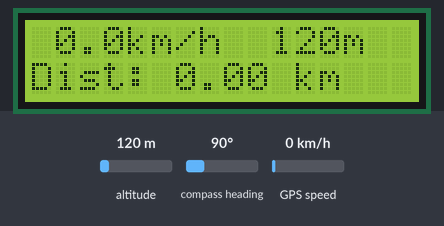
A sketch run on a simulated ESP32. On the bench: 16×2 character LCD. The inputs (shaded band) are chosen by the test bench; at power-on: altitude 120 m, GPS speed 0 km/h, compass heading 90°. The GPS gets a fix after 3 s at 37.7749, -122.4194 with 8 satellites; nothing arrives over Bluetooth unless stated; what the sketch prints to the serial monitor is not drawn.

Above: at 5.2 s.
5.3 s: altitude set to 20 m
At 8.8 s:
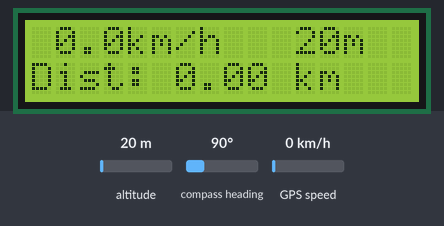
9.1 s: GPS speed set to 2 km/h
At 11.2 s:
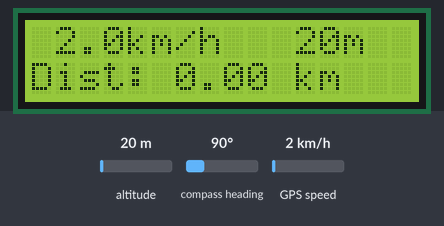
12.1 s: altitude set to 250 m
At 14.7 s:
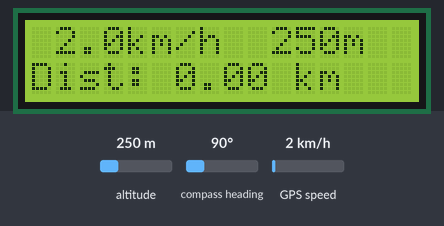
15.1 s: GPS speed set to 30 km/h
At 16.9 s:
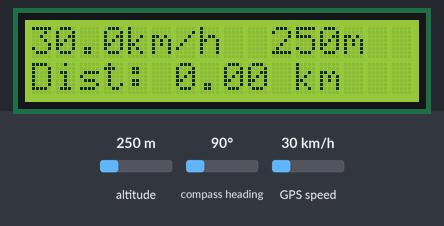
Timing chart, 0 to 18.4 s (numbered marks = the images above; inputs shaded):
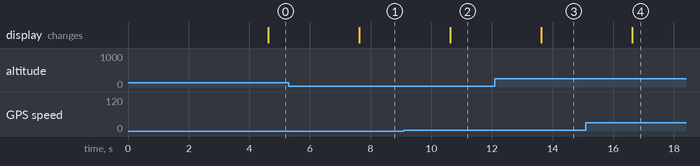

The sketch:

ESP32_main.ino
```cpp
// GPS Positioning through the NEO-7M GPS module. Communication via bluetooth, with JSON structure.
// This is a code for the ESP3 STEAMakers. It's meant to work with the Geofencing Application by Leo Sarria
#include <Wire.h>
#include <TinyGPSPlus.h>
#include <LiquidCrystal_I2C.h>
#include "BluetoothSerial.h"

// Hardware config
static const uint8_t GPS_RX_PIN = 16;   // (D5) RX of the ESP32 <- TX from GPS module
static const uint32_t GPS_BAUD   = 9600;

static const uint8_t LCD_ADDR = 0x27;
static const uint8_t LCD_COLS = 16;
static const uint8_t LCD_ROWS = 2;

HardwareSerial& GPSSerial = Serial2;
TinyGPSPlus gps;
LiquidCrystal_I2C lcd(LCD_ADDR, LCD_COLS, LCD_ROWS);
BluetoothSerial SerialBT;

double distancia_total_m   = 0.0;
uint32_t contador_muestras = 0;
double lat_prev = 0.0, lon_prev = 0.0;
const double VEL_MIN_KMH   = 4.0;

uint32_t t_last_ui = 0;
const uint32_t UI_PERIOD_MS = 1500;

static inline bool hasFix()
{
  if (!gps.location.isValid()) return false;
  if (gps.location.age() > 5000) return false;
  return true;
}

// Positioning State
static inline const char* clasificarEstado()
{
  if (!gps.location.isValid() || gps.location.age() > 5000) return "SEARCHING";
  int sats = gps.satellites.isValid() ? gps.satellites.value() : 0;
  double hdop = gps.hdop.isValid() ? gps.hdop.value() / 100.0 : 99.9;
  if (sats > 0 && (sats < 5 || hdop > 2.5)) return "UNSURE";
  return "FIXED";
}

static inline void gpsUpdate()
{
  while (GPSSerial.available())
    gps.encode(GPSSerial.read());
}

static inline double haversine(double lat1, double lon1, double lat2, double lon2)
{
  return TinyGPSPlus::distanceBetween(lat1, lon1, lat2, lon2); // metros
}

static void calcularDistanciaTotal()
{
  double vel = gps.speed.kmph();
  if (vel > VEL_MIN_KMH && gps.location.isValid())
  {
    double lat = gps.location.lat();
    double lon = gps.location.lng();
    if (contador_muestras > 0)
      distancia_total_m += haversine(lat_prev, lon_prev, lat, lon);
    lat_prev = lat;
    lon_prev = lon;
    ++contador_muestras;
  }
}

static void lcdWelcome()
{
  lcd.clear();
  lcd.setCursor(0, 0); lcd.print("Arduino ESP32");
  lcd.setCursor(0, 1); lcd.print("GPS listo");
  delay(3000);
}

static void lcdMostrarDatos()
{
  lcd.clear();
  const double vel = gps.speed.kmph();
  const double alt = gps.altitude.meters();
  lcd.setCursor(0, 0);
  char l1[17];
  snprintf(l1, sizeof(l1), "%4.1fkm/h %4dm", vel, (int)alt);
  lcd.print(l1);
  lcd.setCursor(0, 1);
  char l2[17];
  snprintf(l2, sizeof(l2), "Dist: %.2f km", distancia_total_m / 1000.0);
  lcd.print(l2);
}

static void lcdMostrarError()
{
  lcd.clear();
  lcd.setCursor(0, 0); lcd.print("Sin datos GPS");
  lcd.setCursor(0, 1); lcd.print("Esperando...");
}

static void consolaMostrarDatos()
{
  const char* estado = clasificarEstado();
  double vel = gps.speed.kmph();
  double alt = gps.altitude.meters();
  double lat = gps.location.isValid() ? gps.location.lat() : 0.0;
  double lon = gps.location.isValid() ? gps.location.lng() : 0.0;
  int    sats = gps.satellites.isValid() ? gps.satellites.value() : -1;
  double hdop = gps.hdop.isValid() ? gps.hdop.value() / 100.0 : -1.0;

  Serial.print(F("Estado: ")); Serial.print(estado);
  Serial.print(F(" | Vel: ")); Serial.print(vel, 2); Serial.print(F(" km/h"));
  Serial.print(F(" | Alt: ")); Serial.print((int)alt); Serial.print(F(" m"));
  Serial.print(F(" | Dist: ")); Serial.print(distancia_total_m / 1000.0, 3); Serial.print(F(" km"));
  Serial.print(F(" | Lat: ")); Serial.print(lat, 6);
  Serial.print(F(" | Lon: ")); Serial.print(lon, 6);
  Serial.print(F(" | Sats: ")); Serial.print(sats);
  Serial.print(F(" | HDOP: ")); Serial.println(hdop, 2);
}

// This sends via bluetooth a JSON message. Or via SERIAL if there's no bluetooth client.
static void btEnviarLineaJSON()
{
  char buf[256];
  const char* estado = clasificarEstado(); // This can send SEARCHING, UNSURE or FIXED
  bool locOK = gps.location.isValid() && gps.location.age() < 10000;
  double lat = locOK ? gps.location.lat() : 0.0;  // IMPORTANT! If there's no position fix, it will send lat= 0, lon= 0
  double lon = locOK ? gps.location.lng() : 0.0;
  double alt = gps.altitude.meters(); // Heigh (in metrs)
  double vel = gps.speed.kmph(); // Velocity (in km/s)
  int sats = gps.satellites.isValid() ? gps.satellites.value() : -1; // Connected satellites
  double hdop = gps.hdop.isValid() ? gps.hdop.value() / 100.0 : -1.0; // hdop
  snprintf(buf, sizeof(buf),
    "{\"ts\":%lu,\"estado\":\"%s\",\"lat\":%.6f,\"lon\":%.6f,\"alt\":%.1f,\"vel_kmh\":%.2f,\"sats\":%d,\"hdop\":%.2f}\n",
    (unsigned long)(millis()/1000UL),
    estado,
    lat,
    lon,
    alt,
    vel,
    sats,
    hdop
  );

  if (SerialBT.hasClient()) {
    SerialBT.print(buf);
  } else {
    // Sends via SERIAL
    Serial.print("[BT-inactivo] ");
    Serial.print(buf);
  }
}


void setup()
{
  Serial.begin(115200);

  GPSSerial.begin(GPS_BAUD, SERIAL_8N1, GPS_RX_PIN, -1);

// Bluetooth
  if (!SerialBT.begin("GPS-ESP32")) {
    Serial.println("Error: Bluetooth not initialized");
  } else {
    Serial.println("Bluetooth SPP iniciated: GPS-ESP32");
  }

  // I2C and LCD
  Wire.begin(21, 22);
  lcd.init();
  lcd.backlight();
  lcdWelcome();

  distancia_total_m = 0.0;
  contador_muestras = 0;
  lat_prev = lon_prev = 0.0;
  t_last_ui = millis();
}

void loop()
{
  gpsUpdate();

  if (millis() - t_last_ui >= UI_PERIOD_MS)
  {
    t_last_ui = millis();
    if (hasFix())
    {
      calcularDistanciaTotal();
      lcdMostrarDatos();
    }
    else
    {
      lcdMostrarError();
    }
    consolaMostrarDatos();
    btEnviarLineaJSON();
  }
}
```

Measured:
- after the input at 5.3 s, the display: changes after 2.3 s (image 1)
- after the input at 9.1 s, the display: changes after 1.5 s (image 2)
- after the input at 12.1 s, the display: changes after 1.5 s (image 3)
- after the input at 15.1 s, the display: changes after 1.5 s (image 4)
